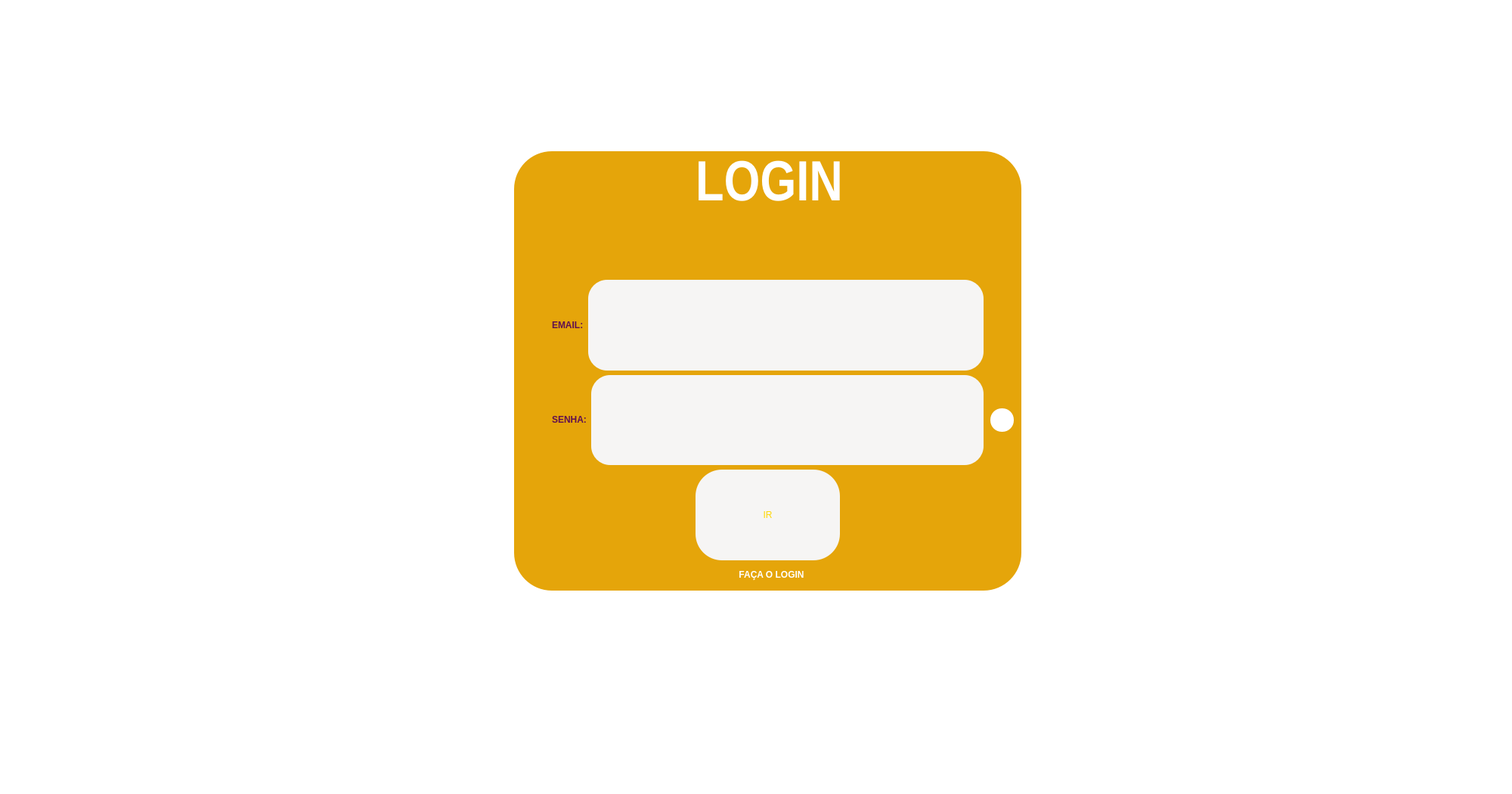
<?xml version="1.0" encoding="UTF-8"?>
<ui version="4.0">
 <class>MainWindow</class>
 <widget class="QMainWindow" name="MainWindow">
  <property name="geometry">
   <rect>
    <x>0</x>
    <y>0</y>
    <width>2000</width>
    <height>1050</height>
   </rect>
  </property>
  <property name="windowTitle">
   <string>MainWindow</string>
  </property>
  <property name="styleSheet">
   <string notr="true">/*background-color: qlineargradient(spread:pad, x1:0, y1:0, x2:1, y2:1, stop:0 rgba(168, 147, 0, 255), stop:1 rgba(255, 255, 255, 255));*/
/*border-radius: 35px;*/
background-color: rgb(229, 165, 10);</string>
  </property>
  <widget class="QWidget" name="centralwidget">
   <widget class="QLabel" name="label_3">
    <property name="geometry">
     <rect>
      <x>920</x>
      <y>200</y>
      <width>201</width>
      <height>101</height>
     </rect>
    </property>
    <property name="font">
     <font>
      <family>Liberation Sans Narrow</family>
      <pointsize>28</pointsize>
     </font>
    </property>
    <property name="styleSheet">
     <string notr="true">background-color: transparent;
border-radius: 35px  ;</string>
    </property>
    <property name="text">
     <string>&lt;html&gt;&lt;head/&gt;&lt;body&gt;&lt;h1 style=&quot; margin-top:18px; margin-bottom:12px; margin-left:0px; margin-right:0px; -qt-block-indent:0; text-indent:0px;&quot;&gt;&lt;span style=&quot; font-size:xx-large; font-weight:600; color:#ffffff;&quot;&gt;LOGIN&lt;/span&gt;&lt;/h1&gt;&lt;/body&gt;&lt;/html&gt;</string>
    </property>
   </widget>
   <widget class="QWidget" name="layoutWidget">
    <property name="geometry">
     <rect>
      <x>730</x>
      <y>370</y>
      <width>571</width>
      <height>371</height>
     </rect>
    </property>
    <layout class="QVBoxLayout" name="verticalLayout">
     <item>
      <layout class="QHBoxLayout" name="horizontalLayout">
       <item>
        <widget class="QLabel" name="label">
         <property name="sizePolicy">
          <sizepolicy hsizetype="Preferred" vsizetype="Fixed">
           <horstretch>0</horstretch>
           <verstretch>0</verstretch>
          </sizepolicy>
         </property>
         <property name="styleSheet">
          <string notr="true">background-color: transparent;
</string>
         </property>
         <property name="text">
          <string>&lt;html&gt;&lt;head/&gt;&lt;body&gt;&lt;p&gt;&lt;span style=&quot; font-weight:600; color:#60104f;&quot;&gt;EMAIL:&lt;/span&gt;&lt;/p&gt;&lt;/body&gt;&lt;/html&gt;</string>
         </property>
        </widget>
       </item>
       <item>
        <widget class="QLineEdit" name="lineEdit">
         <property name="sizePolicy">
          <sizepolicy hsizetype="Expanding" vsizetype="Preferred">
           <horstretch>0</horstretch>
           <verstretch>0</verstretch>
          </sizepolicy>
         </property>
         <property name="font">
          <font>
           <pointsize>28</pointsize>
          </font>
         </property>
         <property name="styleSheet">
          <string notr="true">color: black ;
background-color: rgb(246, 245, 244);
padding: 25px  ;
border-radius: 25px ;</string>
         </property>
        </widget>
       </item>
      </layout>
     </item>
     <item>
      <layout class="QHBoxLayout" name="horizontalLayout_2">
       <item>
        <widget class="QLabel" name="label_2">
         <property name="sizePolicy">
          <sizepolicy hsizetype="Fixed" vsizetype="Fixed">
           <horstretch>0</horstretch>
           <verstretch>0</verstretch>
          </sizepolicy>
         </property>
         <property name="styleSheet">
          <string notr="true">background: transparent ;</string>
         </property>
         <property name="text">
          <string>&lt;html&gt;&lt;head/&gt;&lt;body&gt;&lt;p&gt;&lt;span style=&quot; font-weight:600; color:#60104f;&quot;&gt;SENHA:&lt;/span&gt;&lt;/p&gt;&lt;/body&gt;&lt;/html&gt;</string>
         </property>
        </widget>
       </item>
       <item>
        <widget class="QLineEdit" name="lineEdit_2">
         <property name="sizePolicy">
          <sizepolicy hsizetype="Expanding" vsizetype="Preferred">
           <horstretch>0</horstretch>
           <verstretch>0</verstretch>
          </sizepolicy>
         </property>
         <property name="font">
          <font>
           <pointsize>28</pointsize>
          </font>
         </property>
         <property name="styleSheet">
          <string notr="true">color: black;
background-color: rgb(246, 245, 244);
padding: 20px ;
border-radius: 25px ;</string>
         </property>
         <property name="echoMode">
          <enum>QLineEdit::Password</enum>
         </property>
        </widget>
       </item>
      </layout>
     </item>
     <item>
      <layout class="QHBoxLayout" name="horizontalLayout_3">
       <item>
        <spacer name="horizontalSpacer">
         <property name="orientation">
          <enum>Qt::Horizontal</enum>
         </property>
         <property name="sizeType">
          <enum>QSizePolicy::Expanding</enum>
         </property>
         <property name="sizeHint" stdset="0">
          <size>
           <width>50</width>
           <height>50</height>
          </size>
         </property>
        </spacer>
       </item>
       <item>
        <widget class="QPushButton" name="pushButton">
         <property name="sizePolicy">
          <sizepolicy hsizetype="Expanding" vsizetype="Minimum">
           <horstretch>0</horstretch>
           <verstretch>0</verstretch>
          </sizepolicy>
         </property>
         <property name="cursor">
          <cursorShape>PointingHandCursor</cursorShape>
         </property>
         <property name="styleSheet">
          <string notr="true">QPushButton{
border-radius: 35px ;
background-color: rgb(246, 245, 244);
color:gold;
}

QPushButton:hover{
	
	background: gold ;
	color:black;


}</string>
         </property>
         <property name="text">
          <string>IR</string>
         </property>
        </widget>
       </item>
       <item>
        <spacer name="horizontalSpacer_2">
         <property name="orientation">
          <enum>Qt::Horizontal</enum>
         </property>
         <property name="sizeHint" stdset="0">
          <size>
           <width>40</width>
           <height>20</height>
          </size>
         </property>
        </spacer>
       </item>
      </layout>
     </item>
    </layout>
   </widget>
   <widget class="QLabel" name="label_4">
    <property name="geometry">
     <rect>
      <x>0</x>
      <y>0</y>
      <width>2000</width>
      <height>1050</height>
     </rect>
    </property>
    <property name="font">
     <font>
      <family>DejaVu Sans</family>
     </font>
    </property>
    <property name="styleSheet">
     <string notr="true">border-image: url(:/qrc/pexels-pixabay-264636.jpg);
background-color: rgb(255, 255, 255);
</string>
    </property>
    <property name="text">
     <string/>
    </property>
   </widget>
   <widget class="Line" name="line">
    <property name="geometry">
     <rect>
      <x>630</x>
      <y>210</y>
      <width>221</width>
      <height>20</height>
     </rect>
    </property>
    <property name="styleSheet">
     <string notr="true">background-color: transparent;</string>
    </property>
    <property name="orientation">
     <enum>Qt::Horizontal</enum>
    </property>
   </widget>
   <widget class="QPushButton" name="pushButton_2">
    <property name="geometry">
     <rect>
      <x>1310</x>
      <y>540</y>
      <width>31</width>
      <height>31</height>
     </rect>
    </property>
    <property name="cursor">
     <cursorShape>PointingHandCursor</cursorShape>
    </property>
    <property name="styleSheet">
     <string notr="true">background-color: white;
border-radius: 15px ;</string>
    </property>
    <property name="text">
     <string/>
    </property>
    <property name="icon">
     <iconset resource="qrc.qrc">
      <normaloff>:/qrc/v.png</normaloff>:/qrc/v.png</iconset>
    </property>
   </widget>
   <widget class="QLabel" name="label_6">
    <property name="geometry">
     <rect>
      <x>680</x>
      <y>200</y>
      <width>671</width>
      <height>581</height>
     </rect>
    </property>
    <property name="styleSheet">
     <string notr="true">border-radius:50px;</string>
    </property>
    <property name="text">
     <string/>
    </property>
   </widget>
   <widget class="QLabel" name="label_7">
    <property name="geometry">
     <rect>
      <x>790</x>
      <y>750</y>
      <width>461</width>
      <height>20</height>
     </rect>
    </property>
    <property name="font">
     <font>
      <weight>75</weight>
      <bold>true</bold>
     </font>
    </property>
    <property name="text">
     <string>&lt;html&gt;&lt;head/&gt;&lt;body&gt;&lt;p&gt;&lt;span style=&quot; color:#ffffff;&quot;&gt;&lt;center&gt;FAÇA O LOGIN&lt;/center&gt;&lt;/span&gt;&lt;/p&gt;&lt;/body&gt;&lt;/html&gt;</string>
    </property>
   </widget>
   <zorder>label_4</zorder>
   <zorder>label_6</zorder>
   <zorder>label_3</zorder>
   <zorder>layoutWidget</zorder>
   <zorder>line</zorder>
   <zorder>pushButton_2</zorder>
   <zorder>label_7</zorder>
  </widget>
 </widget>
 <resources>
  <include location="qrc.qrc"/>
 </resources>
 <connections/>
</ui>
